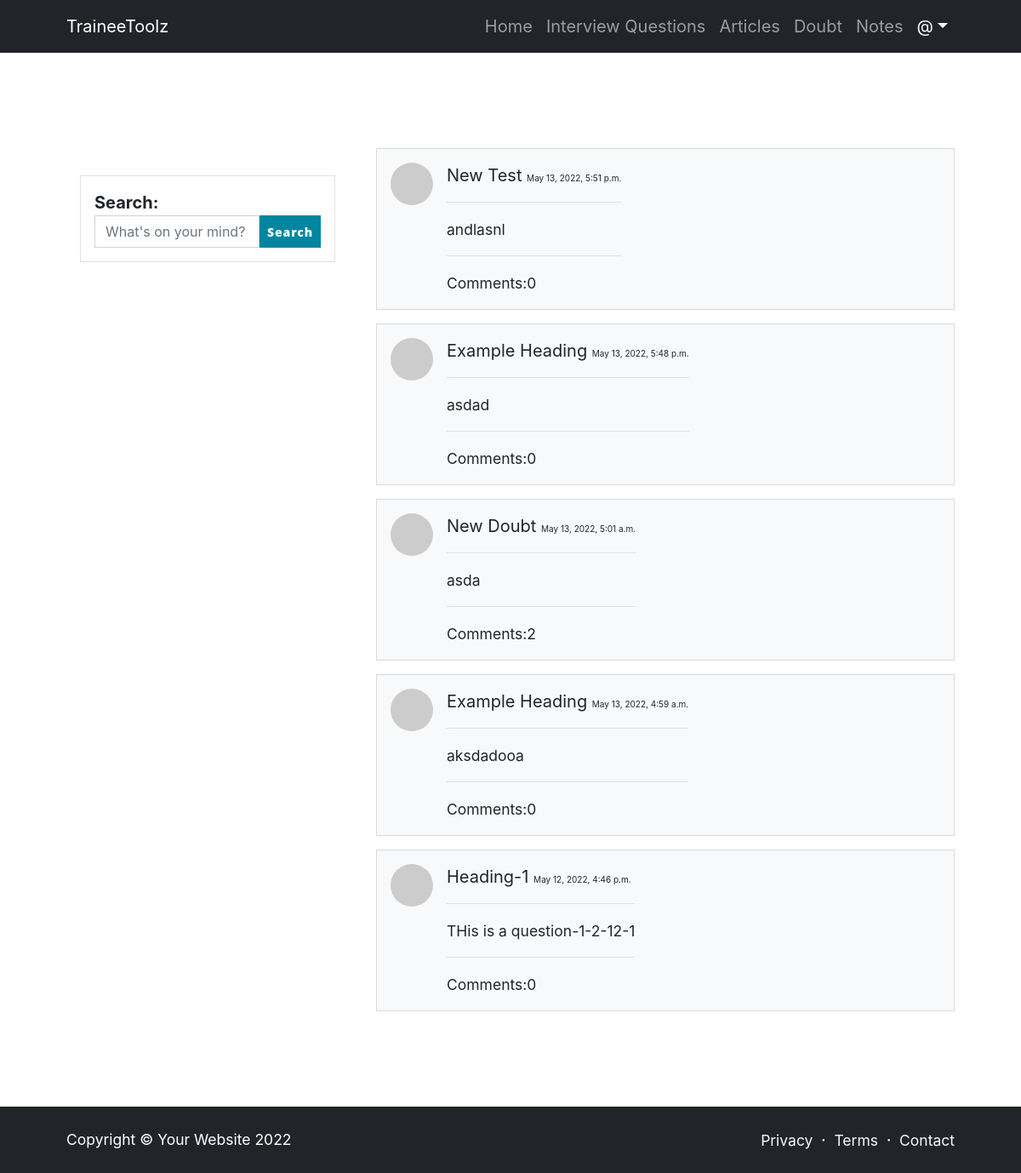
Page /doubt/allDoubts on the earlier database version.
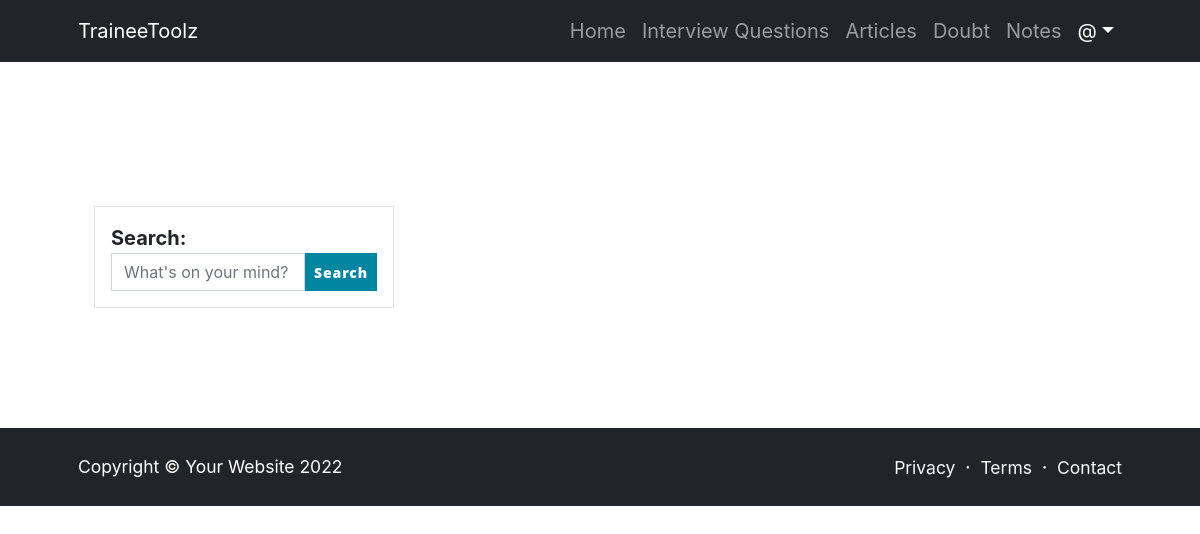
Same page on the later database version.
### doubt/models.py (models this page shows, shortened)
class Doubt(models.Model):
    heading = models.CharField(max_length=200,blank=True,null=True)
    ques = models.TextField()
    meta = models.CharField(max_length=100, blank=True , null=True)
    user = models.ForeignKey(User , on_delete=models.CASCADE)
    date = models.DateTimeField(auto_now_add=True , null=True , blank=True)
    comments = models.ManyToManyField('Comment' , blank=True , related_name="comments")
    category = models.ForeignKey(Category , on_delete=models.CASCADE, null=True , blank=True )

### doubt/views.py (the view)
# urls.py: path('allDoubts', views.allDoubts , name='allDoubts'),
def allDoubts(request):
    doubts = Doubt.objects.all().order_by('-date')
    params = {
        'doubts':doubts,
    }
    return render(request,'doubt/allDoubts.html', params )

### templates/doubt/allDoubts.html (shortened to what the changed rows need)
<!DOCTYPE html>
<html lang="en">
    <head>
        <link href="https://cdn.jsdelivr.net/npm/bootstrap-icons@1.5.0/font/bootstrap-icons.css" rel="stylesheet" />
    </head>
    <body class="d-flex flex-column">
        <main class="flex-shrink-0">
            <section class="py-5">
                <div class="container px-5 my-5">
                    <div class="row gx-5">
                        <div class="col-lg-8 col-sm-12">
                            <section>
                                {% for i in doubts%}
                                <a href="{% url 'doubt' i.id%}">
                                <div class="card bg-light my-3">
                                    <div class="card-body">
                                        <div class="d-flex">
                                            <div class="flex-shrink-0"><img class="rounded-circle" src="https://dummyimage.com/50x50/ced4da/6c757d.jpg" alt="..." /></div>
                                            <div class="ms-3">
                                                {{i.heading}}
                                                <span class="" style="font-size:10px;">{{i.date}}</span>
                                                <hr>
                                                <small>{{i.meta}}</small>
                                                <hr>
                                                <small>Comments:{{i.comments.count}}</small>
                                            </div>
                                        </div>
                                    </div>
                                </div>
                                </a>
                                {% endfor%}
                            </section>
                        </div>
                    </div>
                </div>
            </section>
        </main>
    </body>
</html>

Differences in the rows shown:
removed Doubt: heading "New Test", date "May 13, 2022, 5:51 p.m.", meta "andlasnl", comments.count "0"
removed Doubt: heading "Example Heading", date "May 13, 2022, 5:48 p.m.", meta "asdad", comments.count "0"
removed Doubt: heading "New Doubt", date "May 13, 2022, 5:01 a.m.", meta "asda", comments.count "2"
removed Doubt: heading "Example Heading", date "May 13, 2022, 4:59 a.m.", meta "aksdadooa", comments.count "0"
removed Doubt: heading "Heading-1", date "May 12, 2022, 4:46 p.m.", meta "THis is a question-1-2-12-1", comments.count "0"
